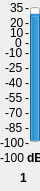
    <widget class="QWidget" name="widget" native="true">
     <property name="geometry">
      <rect>
       <x>0</x>
       <y>40</y>
       <width>40</width>
       <height>191</height>
      </rect>
     </property>
     <widget class="QProgressBar" name="progressBar">
      <property name="geometry">
       <rect>
        <x>30</x>
        <y>7</y>
        <width>10</width>
        <height>135</height>
       </rect>
      </property>
      <property name="contextMenuPolicy">
       <enum>Qt::DefaultContextMenu</enum>
      </property>
      <property name="toolTip">
       <string>Local Input 1 Meter</string>
      </property>
      <property name="statusTip">
       <string/>
      </property>
      <property name="whatsThis">
       <string/>
      </property>
      <property name="autoFillBackground">
       <bool>false</bool>
      </property>
      <property name="minimum">
       <number>-100</number>
      </property>
      <property name="maximum">
       <number>35</number>
      </property>
      <property name="value">
       <number>24</number>
      </property>
      <property name="textVisible">
       <bool>true</bool>
      </property>
      <property name="orientation">
       <enum>Qt::Vertical</enum>
      </property>
      <property name="invertedAppearance">
       <bool>false</bool>
      </property>
      <property name="format">
       <string>%p%</string>
      </property>
     </widget>
     <widget class="QLabel" name="m0">
      <property name="geometry">
       <rect>
        <x>25</x>
        <y>0</y>
        <width>16</width>
        <height>16</height>
       </rect>
      </property>
      <property name="text">
       <string>-</string>
      </property>
     </widget>
     <widget class="QLabel" name="t35">
      <property name="geometry">
       <rect>
        <x>10</x>
        <y>0</y>
        <width>16</width>
        <height>16</height>
       </rect>
      </property>
      <property name="text">
       <string>35</string>
      </property>
     </widget>
     <widget class="QLabel" name="tn100">
      <property name="geometry">
       <rect>
        <x>0</x>
        <y>135</y>
        <width>31</width>
        <height>16</height>
       </rect>
      </property>
      <property name="text">
       <string>-100</string>
      </property>
     </widget>
     <widget class="QLabel" name="m15">
      <property name="geometry">
       <rect>
        <x>25</x>
        <y>15</y>
        <width>16</width>
        <height>16</height>
       </rect>
      </property>
      <property name="text">
       <string>-</string>
      </property>
     </widget>
     <widget class="QLabel" name="m25">
      <property name="geometry">
       <rect>
        <x>25</x>
        <y>25</y>
        <width>16</width>
        <height>16</height>
       </rect>
      </property>
      <property name="text">
       <string>-</string>
      </property>
     </widget>
     <widget class="QLabel" name="m90">
      <property name="geometry">
       <rect>
        <x>25</x>
        <y>90</y>
        <width>16</width>
        <height>16</height>
       </rect>
      </property>
      <property name="text">
       <string>-</string>
      </property>
     </widget>
     <widget class="QLabel" name="m105">
      <property name="geometry">
       <rect>
        <x>25</x>
        <y>105</y>
        <width>16</width>
        <height>16</height>
       </rect>
      </property>
      <property name="text">
       <string>-</string>
      </property>
     </widget>
     <widget class="QLabel" name="m120">
      <property name="geometry">
       <rect>
        <x>25</x>
        <y>120</y>
        <width>16</width>
        <height>16</height>
       </rect>
      </property>
      <property name="text">
       <string>-</string>
      </property>
     </widget>
     <widget class="QLabel" name="m135">
      <property name="geometry">
       <rect>
        <x>25</x>
        <y>135</y>
        <width>16</width>
        <height>16</height>
       </rect>
      </property>
      <property name="text">
       <string>-</string>
      </property>
     </widget>
     <widget class="QLabel" name="m45">
      <property name="geometry">
       <rect>
        <x>25</x>
        <y>45</y>
        <width>16</width>
        <height>16</height>
       </rect>
      </property>
      <property name="text">
       <string>-</string>
      </property>
     </widget>
     <widget class="QLabel" name="m60">
      <property name="geometry">
       <rect>
        <x>25</x>
        <y>60</y>
        <width>16</width>
        <height>16</height>
       </rect>
      </property>
      <property name="text">
       <string>-</string>
      </property>
     </widget>
     <widget class="QLabel" name="m75">
      <property name="geometry">
       <rect>
        <x>25</x>
        <y>75</y>
        <width>16</width>
        <height>16</height>
       </rect>
      </property>
      <property name="text">
       <string>-</string>
      </property>
     </widget>
     <widget class="QLabel" name="t20">
      <property name="geometry">
       <rect>
        <x>10</x>
        <y>15</y>
        <width>16</width>
        <height>16</height>
       </rect>
      </property>
      <property name="text">
       <string>20</string>
      </property>
     </widget>
     <widget class="QLabel" name="t5">
      <property name="geometry">
       <rect>
        <x>10</x>
        <y>25</y>
        <width>16</width>
        <height>16</height>
       </rect>
      </property>
      <property name="text">
       <string>10</string>
      </property>
     </widget>
     <widget class="QLabel" name="tn10">
      <property name="geometry">
       <rect>
        <x>5</x>
        <y>45</y>
        <width>21</width>
        <height>16</height>
       </rect>
      </property>
      <property name="text">
       <string>-10</string>
      </property>
     </widget>
     <widget class="QLabel" name="tn25">
      <property name="geometry">
       <rect>
        <x>5</x>
        <y>60</y>
        <width>21</width>
        <height>16</height>
       </rect>
      </property>
      <property name="text">
       <string>-25</string>
      </property>
     </widget>
     <widget class="QLabel" name="tn40">
      <property name="geometry">
       <rect>
        <x>5</x>
        <y>75</y>
        <width>21</width>
        <height>16</height>
       </rect>
      </property>
      <property name="text">
       <string>-40</string>
      </property>
     </widget>
     <widget class="QLabel" name="tn55">
      <property name="geometry">
       <rect>
        <x>5</x>
        <y>90</y>
        <width>21</width>
        <height>16</height>
       </rect>
      </property>
      <property name="text">
       <string>-55</string>
      </property>
     </widget>
     <widget class="QLabel" name="tn70">
      <property name="geometry">
       <rect>
        <x>5</x>
        <y>105</y>
        <width>21</width>
        <height>16</height>
       </rect>
      </property>
      <property name="text">
       <string>-70</string>
      </property>
     </widget>
     <widget class="QLabel" name="tn85">
      <property name="geometry">
       <rect>
        <x>5</x>
        <y>120</y>
        <width>21</width>
        <height>16</height>
       </rect>
      </property>
      <property name="text">
       <string>-85</string>
      </property>
     </widget>
     <widget class="QLabel" name="m35">
      <property name="geometry">
       <rect>
        <x>25</x>
        <y>35</y>
        <width>16</width>
        <height>16</height>
       </rect>
      </property>
      <property name="text">
       <string>-</string>
      </property>
     </widget>
     <widget class="QLabel" name="t0">
      <property name="geometry">
       <rect>
        <x>15</x>
        <y>35</y>
        <width>16</width>
        <height>16</height>
       </rect>
      </property>
      <property name="text">
       <string>0</string>
      </property>
     </widget>
     <widget class="QLabel" name="value">
      <property name="geometry">
       <rect>
        <x>0</x>
        <y>150</y>
        <width>31</width>
        <height>16</height>
       </rect>
      </property>
      <property name="autoFillBackground">
       <bool>false</bool>
      </property>
      <property name="frameShadow">
       <enum>QFrame::Plain</enum>
      </property>
      <property name="text">
       <string>-100</string>
      </property>
     </widget>
     <widget class="QLabel" name="dB">
      <property name="geometry">
       <rect>
        <x>27</x>
        <y>150</y>
        <width>16</width>
        <height>16</height>
       </rect>
      </property>
      <property name="font">
       <font>
        <weight>75</weight>
        <bold>true</bold>
       </font>
      </property>
      <property name="text">
       <string>dB</string>
      </property>
     </widget>
     <widget class="QLabel" name="number">
      <property name="geometry">
       <rect>
        <x>20</x>
        <y>170</y>
        <width>16</width>
        <height>16</height>
       </rect>
      </property>
      <property name="font">
       <font>
        <weight>75</weight>
        <bold>true</bold>
       </font>
      </property>
      <property name="text">
       <string>1</string>
      </property>
     </widget>
     <widget class="Line" name="line">
      <property name="geometry">
       <rect>
        <x>35</x>
        <y>0</y>
        <width>16</width>
        <height>191</height>
       </rect>
      </property>
      <property name="orientation">
       <enum>Qt::Vertical</enum>
      </property>
     </widget>
    </widget>
